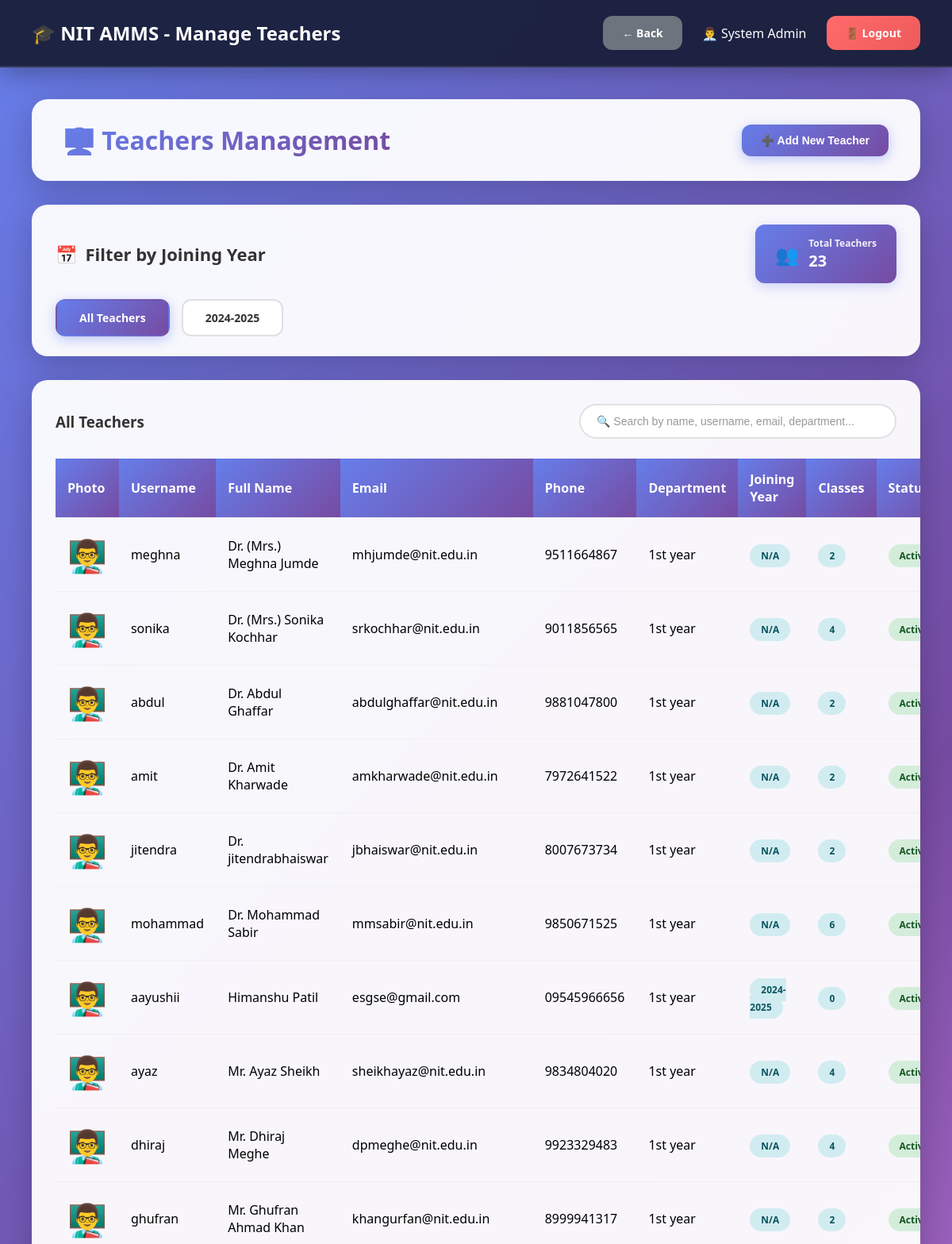
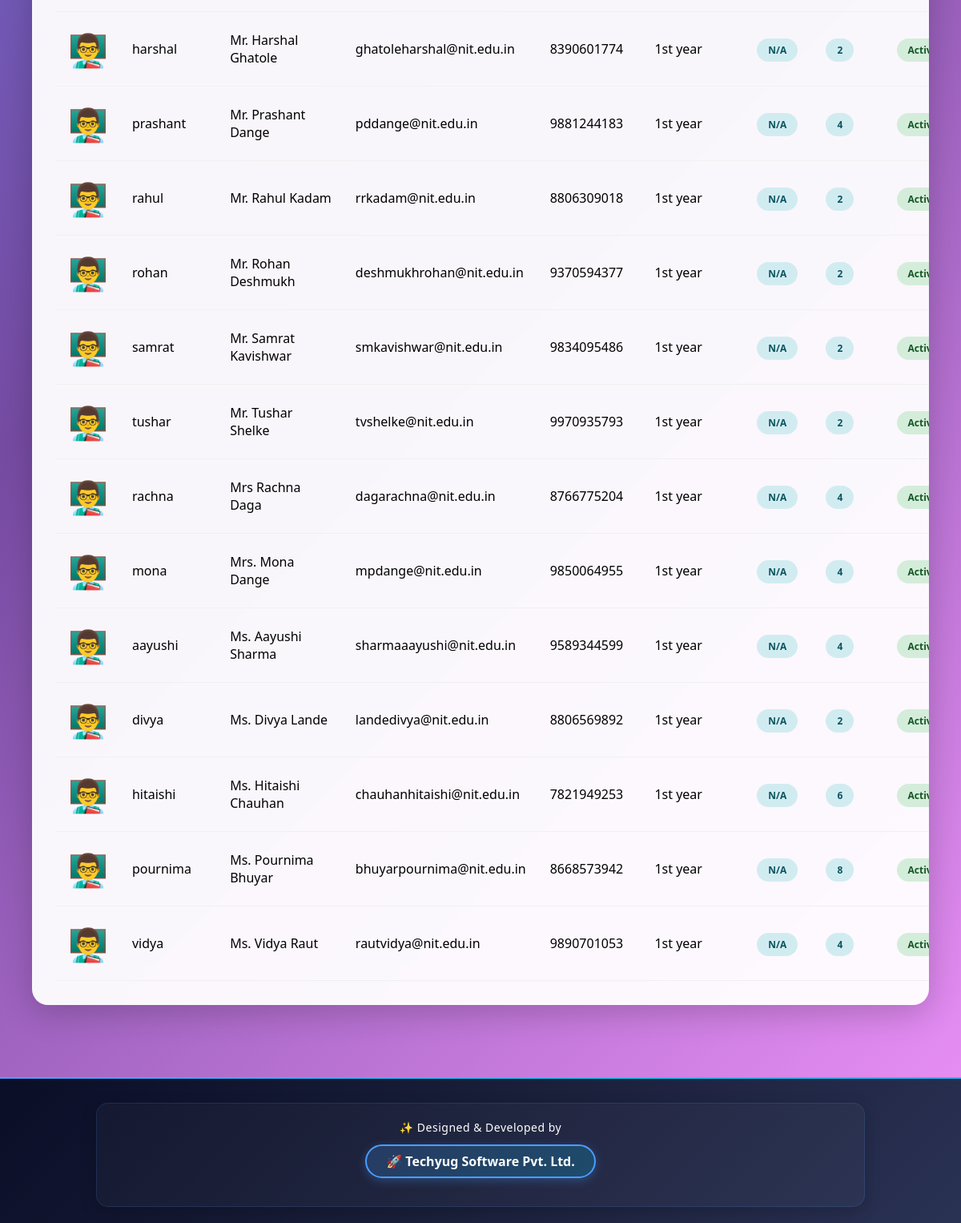
The app's page /admin/manage_teachers.php (signed in) with its own data (2 pictures, top to bottom).
### tables this page shows
CREATE TABLE `users` (
  `id` int(11) NOT NULL,
  `username` varchar(50) NOT NULL,
  `password` varchar(255) NOT NULL,
  `full_name` varchar(100) NOT NULL,
  `email` varchar(100) NOT NULL,
  `phone` varchar(15) DEFAULT NULL,
  `photo` varchar(255) DEFAULT NULL,
  `role` enum('admin','hod','teacher') NOT NULL,
  `department_id` int(11) DEFAULT NULL,
  `joining_year` varchar(20) DEFAULT NULL,
  `is_active` tinyint(1) DEFAULT 1,
  `created_at` timestamp NOT NULL DEFAULT current_timestamp()
);

CREATE TABLE `departments` (
  `id` int(11) NOT NULL,
  `dept_name` varchar(100) NOT NULL,
  `dept_code` varchar(20) NOT NULL,
  `hod_id` int(11) DEFAULT NULL,
  `created_at` timestamp NOT NULL DEFAULT current_timestamp()
);

### db.php (called while the page is built, shortened)
<?php
$conn = new mysqli(DB_HOST, DB_USER, DB_PASS, DB_NAME);
$conn->set_charset("utf8mb4");
$conn->query("SET time_zone = '+05:30'");
function isLoggedIn() {
    return isset($_SESSION['user_id']) && isset($_SESSION['role']);
}
function getCurrentUser() {
    global $conn;
    $user_id = $_SESSION['user_id'];
    $role = $_SESSION['role'];
    if ($role === 'student') {
        $query = "SELECT * FROM students WHERE id = ?";
    } elseif ($role === 'parent') {
        $query = "SELECT * FROM parents WHERE id = ?";
    } else {
        $query = "SELECT * FROM users WHERE id = ?";
    }
    $stmt = $conn->prepare($query);
    $stmt->bind_param("i", $user_id);
    $stmt->execute();
    $result = $stmt->get_result();
    return $result->fetch_assoc();
}
?>

### admin/manage_teachers.php (the view, shortened to what this page needs)
<?php
require_once '../db.php';
$user = getCurrentUser();
$selected_year = isset($_GET['year']) ? sanitize($_GET['year']) : 'all';
$check_joining_year = $conn->query("SHOW COLUMNS FROM users LIKE 'joining_year'");
$has_joining_year = ($check_joining_year->num_rows > 0);
if ($has_joining_year) {
    $years_query = "SELECT DISTINCT joining_year FROM users WHERE role = 'teacher' AND joining_year IS NOT NULL ORDER BY joining_year DESC";
    $years_result = $conn->query($years_query);
    $available_years = [];
    while ($year_row = $years_result->fetch_assoc()) {
        $available_years[] = $year_row['joining_year'];
    }
    if ($selected_year === 'all') {
        $teachers_query = "SELECT u.*, d.dept_name,
                           (SELECT COUNT(*) FROM classes WHERE teacher_id = u.id) as class_count
                           FROM users u
                           LEFT JOIN departments d ON u.department_id = d.id
                           WHERE u.role = 'teacher'
                           ORDER BY u.full_name";
        $teachers = $conn->query($teachers_query);
    }
    if ($selected_year === 'all') {
        $count_query = "SELECT COUNT(*) as total FROM users WHERE role = 'teacher'";
        $count_result = $conn->query($count_query);
    } else {
        $count_query = "SELECT COUNT(*) as total FROM users WHERE role = 'teacher' AND joining_year = ?";
        $count_stmt = $conn->prepare($count_query);
        $count_stmt->bind_param("s", $selected_year);
        $count_stmt->execute();
        $count_result = $count_stmt->get_result();
    }
    $total_teachers = $count_result->fetch_assoc()['total'];
}
?>
<!DOCTYPE html>
<html lang="en">
<head>
</head>
<body>
    <nav class="navbar">
        <div>
            <h1>🎓 NIT AMMS - Manage Teachers</h1>
        </div>
        <div class="user-info">
            <a href="index.php" class="btn btn-secondary">← Back</a>
            <span>👨‍💼 <?php echo htmlspecialchars($user['full_name']); ?></span>
            <a href="../logout.php" class="btn btn-danger">🚪 Logout</a>
        </div>
    </nav>
    <div class="main-content">
        <div class="page-header">
            <h2>👨‍🏫 Teachers Management</h2>
            <button onclick="openModal()" class="btn btn-primary">
                ➕ Add New Teacher
            </button>
        </div>
        <?php if ($has_joining_year): ?>
        <div class="year-filter-container">
            <div class="year-filter-header">
                <h3>
                    <span>📅</span>
                    <span>Filter by Joining Year</span>
                </h3>
                <div class="stats-card">
                    <span>👥</span>
                    <div>
                        <div style="font-size: 12px; opacity: 0.9;">Total Teachers</div>
                        <div style="font-size: 20px;"><?php echo $total_teachers; ?></div>
                    </div>
                </div>
            </div>
            <div class="year-buttons">
                <a href="?year=all"
                   class="year-btn <?php echo ($selected_year === 'all') ? 'active' : ''; ?>">
                    All Teachers
                </a>
                <?php foreach ($available_years as $year): ?>
                    <a href="?year=<?php echo urlencode($year); ?>"
                       class="year-btn <?php echo ($year === $selected_year) ? 'active' : ''; ?>">
                        <?php echo htmlspecialchars($year); ?>
                    </a>
                <?php endforeach; ?>
            </div>
        </div>
        <?php endif; ?>
        <div class="table-container">
            <div style="display: flex; justify-content: space-between; align-items: center; margin-bottom: 25px;">
                <h3 style="color: #333; margin: 0;">
                    <?php echo $has_joining_year ? ($selected_year === 'all' ? 'All Teachers' : 'Teachers - ' . htmlspecialchars($selected_year)) : 'All Teachers'; ?>
                </h3>
                <div style="position: relative; width: 400px;">
                    <input type="text" id="searchInput" onkeyup="searchTable()"
                           placeholder="🔍 Search by name, username, email, department..."
                           style="width: 100%; padding: 12px 20px; border: 2px solid #e0e0e0; border-radius: 25px; font-size: 14px; transition: all 0.3s;">
                </div>
            </div>
            <?php if ($teachers->num_rows > 0): ?>
            <table id="teachersTable">
                <thead>
                    <tr>
                        <th>Photo</th>
                        <th>Username</th>
                        <th>Full Name</th>
                        <th>Email</th>
                        <th>Phone</th>
                        <th>Department</th>
                        <?php if ($has_joining_year): ?>
                        <th>Joining Year</th>
                        <?php endif; ?>
                        <th>Classes</th>
                        <th>Status</th>
                    </tr>
                </thead>
                <tbody>
                    <?php while ($teacher = $teachers->fetch_assoc()): ?>
                    <tr>
                        <td>
                            <?php if (isset($teacher['photo']) && $teacher['photo'] && file_exists('../' . $teacher['photo'])): ?>
                                <img src="../<?php echo htmlspecialchars($teacher['photo']); ?>"
                                     alt="Photo" class="profile-photo">
                            <?php else: ?>
                                <span style="font-size: 40px;">👨‍🏫</span>
                            <?php endif; ?>
                        </td>
                        <td><?php echo htmlspecialchars($teacher['username']); ?></td>
                        <td><?php echo htmlspecialchars($teacher['full_name']); ?></td>
                        <td><?php echo htmlspecialchars($teacher['email']); ?></td>
                        <td><?php echo htmlspecialchars($teacher['phone']); ?></td>
                        <td><?php echo htmlspecialchars($teacher['dept_name'] ?? 'Not Assigned'); ?></td>
                        <?php if ($has_joining_year): ?>
                        <td>
                            <span class="badge badge-info">
                                <?php echo htmlspecialchars($teacher['joining_year'] ?? 'N/A'); ?>
                            </span>
                        </td>
                        <?php endif; ?>
                        <td><span class="badge badge-info"><?php echo $teacher['class_count']; ?></span></td>
                        <td>
                            <?php if ($teacher['is_active']): ?>
                                <span class="badge badge-success">Active</span>
                            <?php else: ?>
                                <span class="badge badge-danger">Inactive</span>
                            <?php endif; ?>
                        </td>
                    </tr>
                    <?php endwhile; ?>
                </tbody>
            </table>
            <?php endif; ?>
        </div>
    </div>
    <div style="background: linear-gradient(135deg, #0a0e27 0%, #1a1f3a 50%, #2a3254 100%); position: relative; overflow: hidden; margin-top: 50px;">
        <div style="height: 2px; background: linear-gradient(90deg, #4a9eff, #00d4ff, #4a9eff, #00d4ff); background-size: 200% 100%;"></div>
        <div style="max-width: 1000px; margin: 0 auto; padding: 30px 20px 20px;">
            <div style="background: rgba(255, 255, 255, 0.03); padding: 20px 20px; border-radius: 15px; border: 1px solid rgba(74, 158, 255, 0.15); text-align: center; box-shadow: 0 5px 20px rgba(0, 0, 0, 0.2);">
                <p style="color: #ffffff; font-size: 14px; margin: 0 0 12px; font-weight: 500; letter-spacing: 0.5px;">✨ Designed & Developed by</p>
                <a href="https://himanshufullstackdeveloper.github.io/techyugsoftware/" style="display: inline-block; color: #ffffff; font-size: 16px; font-weight: 700; text-decoration: none; padding: 8px 24px; border: 2px solid #4a9eff; border-radius: 30px; background: linear-gradient(135deg, rgba(74, 158, 255, 0.2), rgba(0, 212, 255, 0.2)); box-shadow: 0 3px 12px rgba(74, 158, 255, 0.3); margin-bottom: 15px;">
                    🚀 Techyug Software Pvt. Ltd.
                </a>
            </div>
        </div>
    </div>
</body>
</html>

### admin/manage_teachers.php (style rules this page uses)
* { margin: 0; padding: 0; box-sizing: border-box; }
body { background: linear-gradient(135deg, #667eea 0%, #764ba2 50%, #f093fb 100%); min-height: 100vh; font-family: 'Segoe UI', Tahoma, Geneva, Verdana, sans-serif; }
.navbar { background: rgba(26, 31, 58, 0.95); backdrop-filter: blur(20px); padding: 20px 40px; display: flex; justify-content: space-between; align-items: center; box-shadow: 0 8px 32px rgba(0, 0, 0, 0.3); border-bottom: 2px solid rgba(255, 255, 255, 0.1); position: sticky; top: 0; z-index: 1000; }
.navbar h1 { color: white; font-size: 24px; font-weight: 700; }
.user-info { display: flex; align-items: center; gap: 25px; color: white; }
.main-content { padding: 40px; max-width: 1600px; margin: 0 auto; }
.page-header { background: rgba(255, 255, 255, 0.95); backdrop-filter: blur(20px); padding: 30px 40px; border-radius: 20px; margin-bottom: 30px; box-shadow: 0 10px 40px rgba(0, 0, 0, 0.2); display: flex; justify-content: space-between; align-items: center; }
.page-header h2 { font-size: 32px; background: linear-gradient(135deg, #667eea, #764ba2); -webkit-background-clip: text; -webkit-text-fill-color: transparent; }
.year-filter-container { background: rgba(255, 255, 255, 0.95); backdrop-filter: blur(20px); border-radius: 20px; padding: 25px 30px; box-shadow: 0 10px 40px rgba(0, 0, 0, 0.2); margin-bottom: 30px; }
.year-filter-header { display: flex; justify-content: space-between; align-items: center; margin-bottom: 20px; }
.year-filter-header h3 { font-size: 22px; color: #333; display: flex; align-items: center; gap: 10px; }
.year-buttons { display: flex; gap: 15px; flex-wrap: wrap; }
.year-btn { padding: 12px 28px; border-radius: 12px; border: 2px solid #e0e0e0; background: white; color: #333; font-weight: 600; font-size: 14px; cursor: pointer; transition: all 0.3s; text-decoration: none; display: inline-block; }
.year-btn.active { background: linear-gradient(135deg, #667eea, #764ba2); color: white; border-color: transparent; box-shadow: 0 4px 15px rgba(102, 126, 234, 0.4); }
.stats-card { background: linear-gradient(135deg, #667eea, #764ba2); color: white; padding: 15px 25px; border-radius: 12px; display: inline-flex; align-items: center; gap: 12px; font-weight: 600; box-shadow: 0 4px 15px rgba(102, 126, 234, 0.3); }
.stats-card span { font-size: 24px; }
.table-container { background: rgba(255, 255, 255, 0.95); backdrop-filter: blur(20px); border-radius: 20px; padding: 30px; box-shadow: 0 10px 40px rgba(0, 0, 0, 0.2); overflow-x: auto; }
table { width: 100%; border-collapse: collapse; }
th, td { padding: 15px; text-align: left; border-bottom: 1px solid #f0f0f0; }
th { background: linear-gradient(135deg, #667eea, #764ba2); color: white; font-weight: 600; }
.badge { padding: 6px 14px; border-radius: 20px; font-size: 12px; font-weight: 600; }
.badge-success { background: #d4edda; color: #155724; }
.badge-info { background: #d1ecf1; color: #0c5460; }
.btn { padding: 12px 24px; border-radius: 12px; text-decoration: none; font-weight: 600; transition: all 0.3s; display: inline-block; border: none; cursor: pointer; font-size: 14px; }
.btn-primary { background: linear-gradient(135deg, #667eea, #764ba2); color: white; box-shadow: 0 4px 15px rgba(102, 126, 234, 0.4); }
.btn-secondary { background: #6c757d; color: white; }
.btn-danger { background: linear-gradient(135deg, #ff6b6b, #ee5a5a); color: white; }
#searchInput::placeholder { color: #999; }

### records on screen
users: full_name "System Admin"
users: username "meghna", full_name "Dr. (Mrs.) Meghna Jumde", email "mhjumde@nit.edu.in", phone "9511664867", department.dept_name "1st year", joining_year "N/A", class_count "2", is_active "Active"
users: username "sonika", full_name "Dr. (Mrs.) Sonika Kochhar", email "srkochhar@nit.edu.in", phone "9011856565", department.dept_name "1st year", joining_year "N/A", class_count "4", is_active "Active"
users: username "abdul", full_name "Dr. Abdul Ghaffar", email "abdulghaffar@nit.edu.in", phone "9881047800", department.dept_name "1st year", joining_year "N/A", class_count "2", is_active "Active"
users: username "amit", full_name "Dr. Amit Kharwade", email "amkharwade@nit.edu.in", phone "7972641522", department.dept_name "1st year", joining_year "N/A", class_count "2", is_active "Active"
users: username "jitendra", full_name "Dr. jitendrabhaiswar", email "jbhaiswar@nit.edu.in", phone "8007673734", department.dept_name "1st year", joining_year "N/A", class_count "2", is_active "Active"
users: username "mohammad", full_name "Dr. Mohammad Sabir", email "mmsabir@nit.edu.in", phone "9850671525", department.dept_name "1st year", joining_year "N/A", class_count "6", is_active "Active"
users: username "aayushii", full_name "Himanshu Patil", email "esgse@gmail.com", phone "09545966656", department.dept_name "1st year", joining_year "2024-2025", class_count "0", is_active "Active"
users: username "ayaz", full_name "Mr. Ayaz Sheikh", email "sheikhayaz@nit.edu.in", phone "9834804020", department.dept_name "1st year", joining_year "N/A", class_count "4", is_active "Active"
users: username "dhiraj", full_name "Mr. Dhiraj Meghe", email "dpmeghe@nit.edu.in", phone "9923329483", department.dept_name "1st year", joining_year "N/A", class_count "4", is_active "Active"
users: username "ghufran", full_name "Mr. Ghufran Ahmad Khan", email "khangurfan@nit.edu.in", phone "8999941317", department.dept_name "1st year", joining_year "N/A", class_count "2", is_active "Active"
users: username "harshal", full_name "Mr. Harshal Ghatole", email "ghatoleharshal@nit.edu.in", phone "8390601774", department.dept_name "1st year", joining_year "N/A", class_count "2", is_active "Active"
users: username "prashant", full_name "Mr. Prashant Dange", email "pddange@nit.edu.in", phone "9881244183", department.dept_name "1st year", joining_year "N/A", class_count "4", is_active "Active"
users: username "rahul", full_name "Mr. Rahul Kadam", email "rrkadam@nit.edu.in", phone "8806309018", department.dept_name "1st year", joining_year "N/A", class_count "2", is_active "Active"
users: username "rohan", full_name "Mr. Rohan Deshmukh", email "deshmukhrohan@nit.edu.in", phone "9370594377", department.dept_name "1st year", joining_year "N/A", class_count "2", is_active "Active"
users: username "samrat", full_name "Mr. Samrat Kavishwar", email "smkavishwar@nit.edu.in", phone "9834095486", department.dept_name "1st year", joining_year "N/A", class_count "2", is_active "Active"
users: username "tushar", full_name "Mr. Tushar Shelke", email "tvshelke@nit.edu.in", phone "9970935793", department.dept_name "1st year", joining_year "N/A", class_count "2", is_active "Active"
users: username "rachna", full_name "Mrs Rachna Daga", email "dagarachna@nit.edu.in", phone "8766775204", department.dept_name "1st year", joining_year "N/A", class_count "4", is_active "Active"
users: username "mona", full_name "Mrs. Mona Dange", email "mpdange@nit.edu.in", phone "9850064955", department.dept_name "1st year", joining_year "N/A", class_count "4", is_active "Active"
users: username "aayushi", full_name "Ms. Aayushi Sharma", email "sharmaaayushi@nit.edu.in", phone "9589344599", department.dept_name "1st year", joining_year "N/A", class_count "4", is_active "Active"
users: username "divya", full_name "Ms. Divya Lande", email "landedivya@nit.edu.in", phone "8806569892", department.dept_name "1st year", joining_year "N/A", class_count "2", is_active "Active"
users: username "hitaishi", full_name "Ms. Hitaishi Chauhan", email "chauhanhitaishi@nit.edu.in", phone "7821949253", department.dept_name "1st year", joining_year "N/A", class_count "6", is_active "Active"
users: username "pournima", full_name "Ms. Pournima Bhuyar", email "bhuyarpournima@nit.edu.in", phone "8668573942", department.dept_name "1st year", joining_year "N/A", class_count "8", is_active "Active"
users: username "vidya", full_name "Ms. Vidya Raut", email "rautvidya@nit.edu.in", phone "9890701053", department.dept_name "1st year", joining_year "N/A", class_count "4", is_active "Active"

### other values on screen
$total_teachers "23"
$year "2024-2025"
